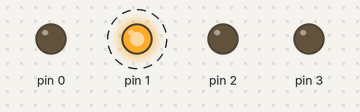
Bench run of a sketch on a simulated Arduino Uno, built with avr-gcc and run on an emulated ATmega328P. On the bench: output pins drawn as LEDs (lit = HIGH). Dashed ring = blinking.

Above: at 0.5 s.
Timing chart, 0 to 4.6 s (numbered marks = the images above):
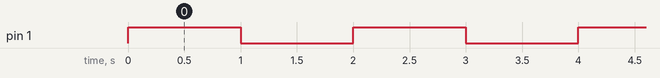

Measured:
- by itself, pin 1: alternates HIGH for 1.0 s and LOW for 1.0 s

The sketch:

template.ino
```cpp
void setup() {
  // pin 0,1,2,3を出力に設定．
   pinMode(0,OUTPUT);
   pinMode(1,OUTPUT);
   pinMode(2,OUTPUT);
   pinMode(3,OUTPUT);
}

void loop() {
  // pin 1を1000ms光らす．
  digitalWrite(1,HIGH);
  delay(1000);
  digitalWrite(1,LOW);
  delay(1000);
}
```
